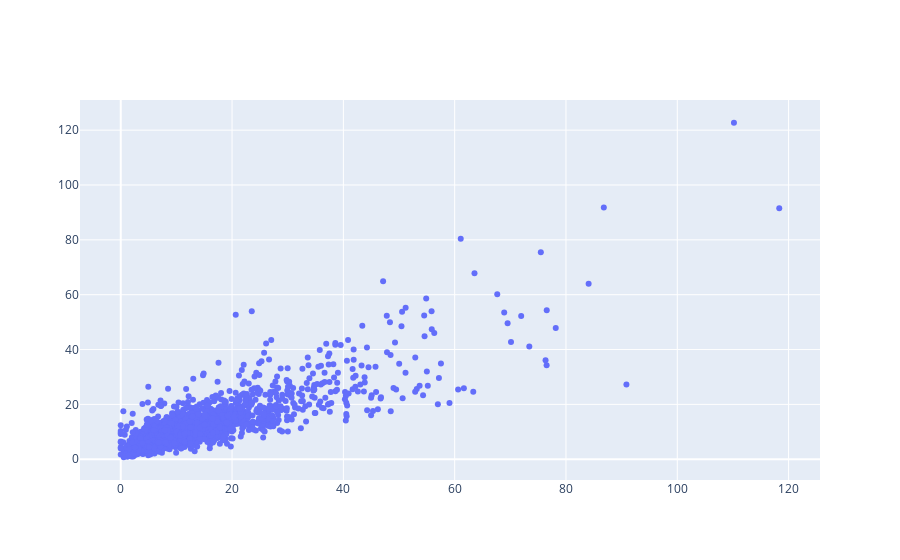

The notebook cell saved with this chart:
### Code cell
fig = go.Figure()
fig.add_trace(
    go.Scatter(
        x=df_parent.loc[:, "2019-pem"],
        y=df_parent.loc[:, "2009-2018-avg-pem"],
        mode="markers",
        hovertext=df_parent.loc[:, "block"],
    )
)
fig.show()

### Figure 1 — Plotly figure (JSON) as saved in the notebook; plotly's stock layout.template omitted (floating-point values rounded to 4 significant figures; data arrays with more than 128 entries replaced by an {"elided": "..."} marker saying what was removed)
{"data": [{"hovertext": {"elided": "5369 str values"}, "mode": "markers", "type": "scatter", "x": {"elided": "5369 float values"}, "y": {"elided": "5369 float values"}}], "layout": {"autosize": true, "xaxis": {"autorange": true, "range": [-7.341, 125.7], "type": "linear"}, "yaxis": {"autorange": true, "range": [-8.023, 131.5], "type": "linear"}}}
